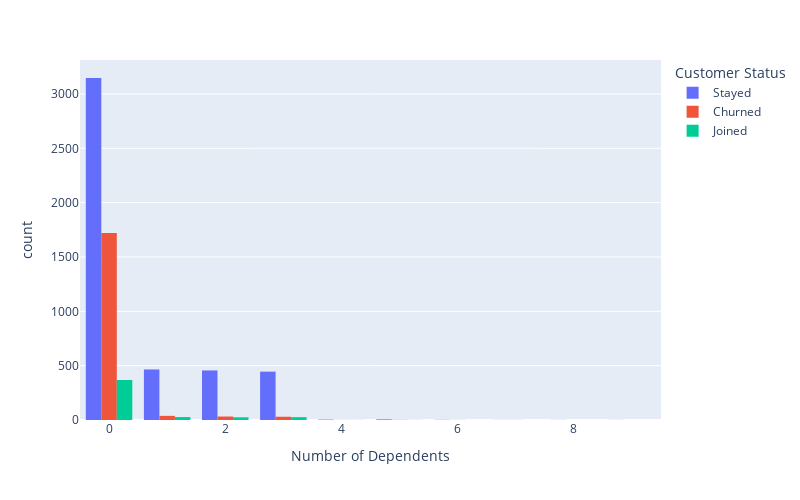

Source (notebook cell):
### Code cell
# Dependents vs Churn
px.histogram(
    df, 
    x="Number of Dependents", 
    color="Customer Status", 
    barmode="group",
    width=800,
    height=500
)

### Figure 1 — Plotly figure (JSON) as saved in the notebook; plotly's stock layout.template omitted (floating-point values rounded to 4 significant figures; data arrays with more than 128 entries replaced by an {"elided": "..."} marker saying what was removed)
{"data": [{"alignmentgroup": "True", "bingroup": "x", "hovertemplate": "Customer Status=Stayed<br>Number of Dependents=%{x}<br>count=%{y}<extra></extra>", "legendgroup": "Stayed", "marker": {"color": "#636efa", "pattern": {"shape": ""}}, "name": "Stayed", "offsetgroup": "Stayed", "orientation": "v", "showlegend": true, "type": "histogram", "x": {"elided": "4528 int values"}, "xaxis": "x", "yaxis": "y"}, {"alignmentgroup": "True", "bingroup": "x", "hovertemplate": "Customer Status=Churned<br>Number of Dependents=%{x}<br>count=%{y}<extra></extra>", "legendgroup": "Churned", "marker": {"color": "#EF553B", "pattern": {"shape": ""}}, "name": "Churned", "offsetgroup": "Churned", "orientation": "v", "showlegend": true, "type": "histogram", "x": {"elided": "1825 int values"}, "xaxis": "x", "yaxis": "y"}, {"alignmentgroup": "True", "bingroup": "x", "hovertemplate": "Customer Status=Joined<br>Number of Dependents=%{x}<br>count=%{y}<extra></extra>", "legendgroup": "Joined", "marker": {"color": "#00cc96", "pattern": {"shape": ""}}, "name": "Joined", "offsetgroup": "Joined", "orientation": "v", "showlegend": true, "type": "histogram", "x": {"elided": "448 int values"}, "xaxis": "x", "yaxis": "y"}], "layout": {"barmode": "group", "height": 500, "legend": {"title": {"text": "Customer Status"}, "tracegroupgap": 0}, "margin": {"t": 60}, "width": 800, "xaxis": {"anchor": "y", "domain": [0, 1], "title": {"text": "Number of Dependents"}}, "yaxis": {"anchor": "x", "domain": [0, 1], "title": {"text": "count"}}}}
